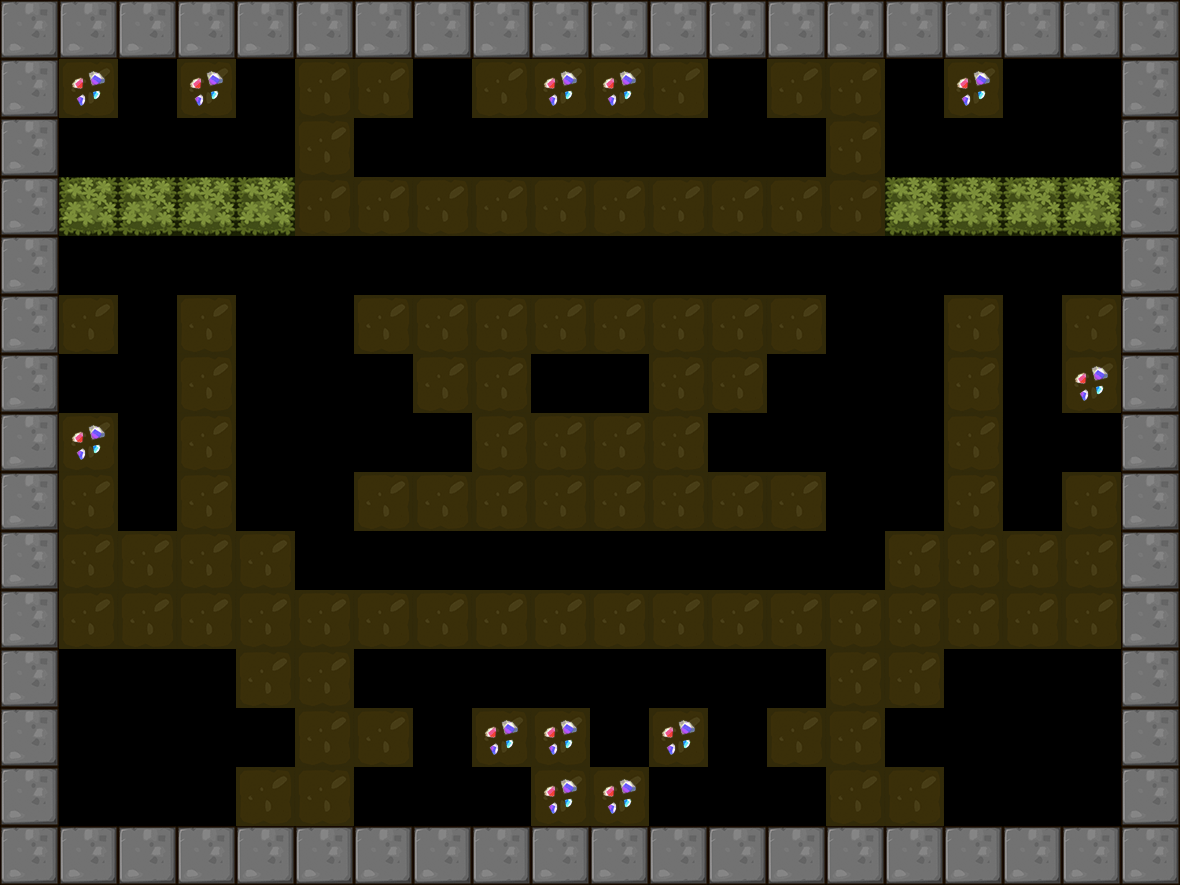

The image is a tile-based game level rendered from a .tmx file. Its description and source (layers, tilesets, objects; grid data summarised) follow:
An orthogonal 20x15 tile map with 59x59 px tiles, 1 tile layer (BackGround) and 3 objects (2x Shipper, Player).

<map version="1.0" orientation="orthogonal" renderorder="right-down" width="20" height="15" tilewidth="59" tileheight="59">
 <tileset firstgid="1" name="itemmap" tilewidth="59" tileheight="59">
  <image source="tileset2.png" trans="ff00ff" width="354" height="354" />
 </tileset>
 <layer name="BackGround" width="20" height="15">
  <data>[300 cells, 251 non-empty, 9 distinct tile ids]</data>
 </layer>
 <objectgroup name="RobotCharacter">
  <object name="Player" x="535.94" y="360.238" width="40" height="40" />
 </objectgroup>
 <objectgroup name="EnemyCharacter">
  <object name="Shipper" type="Shipper" x="250.75" y="368.75" width="40" height="40" />
  <object name="Shipper" type="Shipper" x="899.75" y="368.75" width="40" height="40" />
 </objectgroup>
</map>
